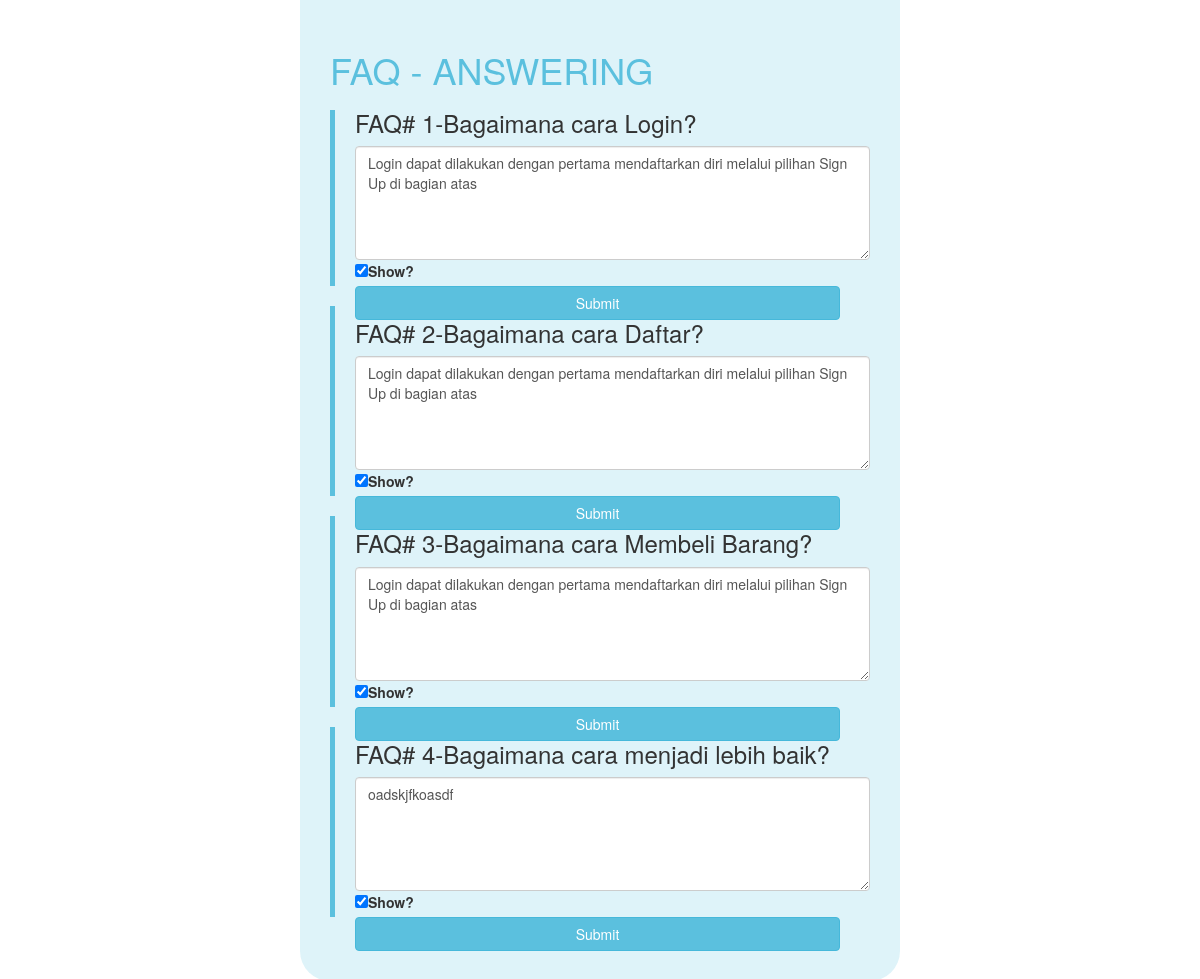
The app's page /admin/index.php with its own data.
### tables this page shows
CREATE TABLE `questions` (
  `id` int(11) NOT NULL,
  `sender` varchar(256) NOT NULL,
  `question` text NOT NULL,
  `answer` text NOT NULL,
  `show_faq` tinyint(1) NOT NULL
);

### admin/ambil-admin.php (the view, shortened to what this page needs)
<?php
	require('blog_connect.php');
  $query = "SELECT question, answer, show_faq, id FROM questions";
  $result = $con->query($query);
  if ($row = $result->fetch(PDO::FETCH_NUM)) {
    $i = 0;
    do {
      $i++;
      echo("
      <form action='kirim-admin.php' method='post'>
          <div class='faq'>
              <h3>FAQ# " . $i . "-" . $row[0] . "</h3>
              <div id='faq-" . $i . "'>
              <textarea name='answer' rows='5' type='text' class='form-control' id='answer'>".$row[1]."</textarea>
              <label><input name='show_faq' type='checkbox'"); echo($row[2] ? 'checked' : ''); echo(">Show?</label>
              </div>
              <input type='hidden' name='id' value='$row[3]' />
              <div class='row col-lg-12'>
                  <input type='submit' class='faq-submit btn-block btn btn-info' value='Submit' />
              </div>
        </div>
      </form>
      ");
    } while ($row = $result->fetch(PDO::FETCH_NUM));
  }
?>

### admin/index.php (shortened to what this page needs)
<html>
  <head>
    <link rel="stylesheet" href="https://maxcdn.bootstrapcdn.com/bootstrap/3.3.7/css/bootstrap.min.css">
  </head>
  <body>
    <div class="container col-lg-6 col-lg-offset-3" id="faqContainer">
      <h1 id="faqTitle">FAQ - ANSWERING</h1>
      <?php
          require('ambil-admin.php');
      ?>
    </div>
  </body>
</html>

### admin/index.php (style rules this page uses)
.faq { border-left: 5px solid #5BC0DE; padding-left: 20px; margin: 10px 0; }
#faqTitle { color: #5BC0DE; }
#faqContainer { background-color: rgba(91,192,222,.2); padding: 30px; border-radius: 0 0 30px 30px; }

### records on screen
questions: question "Bagaimana cara Login?", answer "Login dapat dilakukan dengan pertama mendaftarkan diri melalui pilihan Sign Up di bagian atas", show_faq "☑"
questions: question "Bagaimana cara Daftar?", answer "Login dapat dilakukan dengan pertama mendaftarkan diri melalui pilihan Sign Up di bagian atas", show_faq "☑"
questions: question "Bagaimana cara Membeli Barang?", answer "Login dapat dilakukan dengan pertama mendaftarkan diri melalui pilihan Sign Up di bagian atas", show_faq "☑"
questions: question "Bagaimana cara menjadi lebih baik?", answer "oadskjfkoasdf", show_faq "☑"
